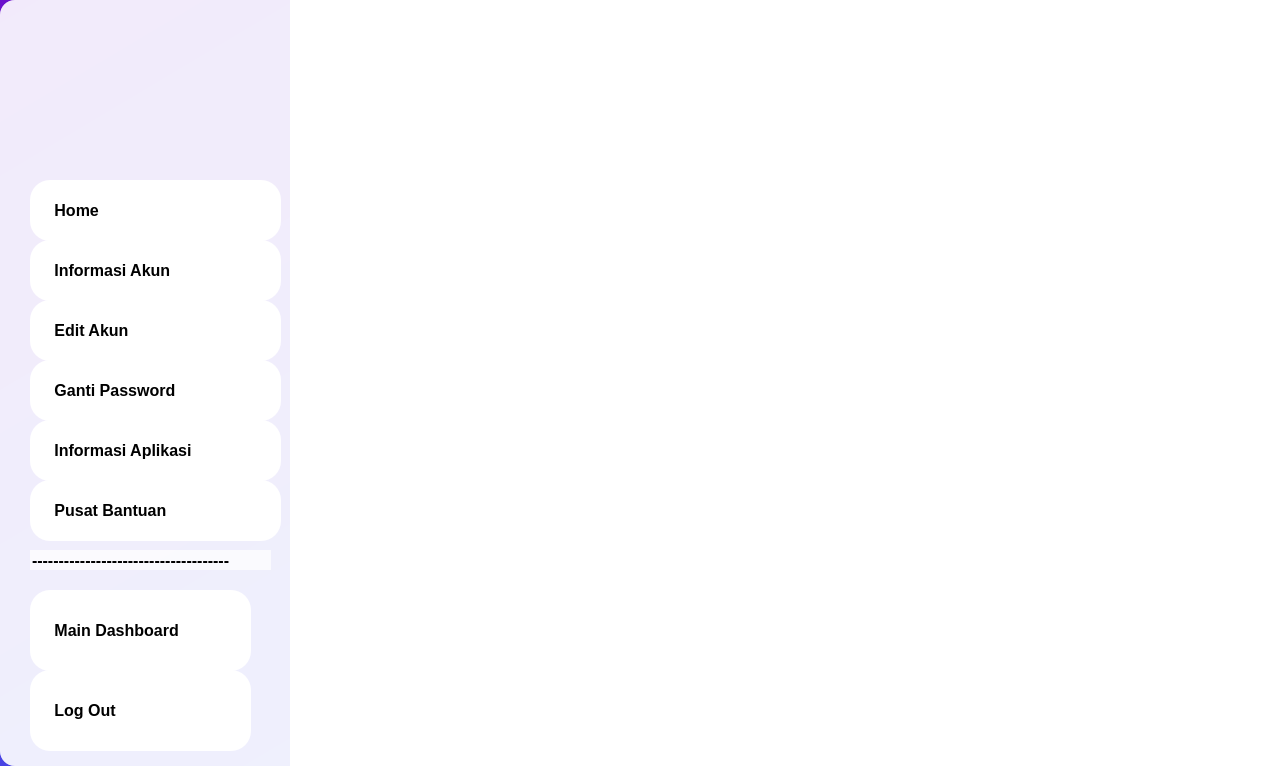
<?xml version="1.0" encoding="UTF-8"?>
<ui version="4.0">
 <class>dashboard_admin_sakapeung</class>
 <widget class="QMainWindow" name="dashboard_admin_sakapeung">
  <property name="geometry">
   <rect>
    <x>0</x>
    <y>0</y>
    <width>1280</width>
    <height>766</height>
   </rect>
  </property>
  <property name="maximumSize">
   <size>
    <width>1280</width>
    <height>766</height>
   </size>
  </property>
  <property name="windowTitle">
   <string>Dashboard SAKAPEUNG</string>
  </property>
  <property name="styleSheet">
   <string notr="true">background: qlineargradient(x1:0, y1:0, x2:1, y2:1, stop:0 #6a11cb, stop:1 #2575fc);
</string>
  </property>
  <widget class="QWidget" name="centralwidget">
   <widget class="QFrame" name="frame_utama">
    <property name="geometry">
     <rect>
      <x>0</x>
      <y>0</y>
      <width>1280</width>
      <height>766</height>
     </rect>
    </property>
    <property name="styleSheet">
     <string notr="true">background-color: rgba(255, 255, 255, 180); /* Transparansi */
border-radius: 15px; /* Membuat sudut melengkung */</string>
    </property>
    <property name="frameShape">
     <enum>QFrame::StyledPanel</enum>
    </property>
    <property name="frameShadow">
     <enum>QFrame::Raised</enum>
    </property>
    <widget class="QStackedWidget" name="stackedWidget">
     <property name="geometry">
      <rect>
       <x>290</x>
       <y>0</y>
       <width>991</width>
       <height>771</height>
      </rect>
     </property>
     <property name="styleSheet">
      <string notr="true">background : white;</string>
     </property>
     <property name="frameShape">
      <enum>QFrame::Box</enum>
     </property>
     <property name="frameShadow">
      <enum>QFrame::Plain</enum>
     </property>
     <property name="currentIndex">
      <number>5</number>
     </property>
     <widget class="QWidget" name="akun">
      <widget class="QTextEdit" name="home_akun">
       <property name="geometry">
        <rect>
         <x>10</x>
         <y>120</y>
         <width>791</width>
         <height>651</height>
        </rect>
       </property>
       <property name="html">
        <string>&lt;!DOCTYPE HTML PUBLIC &quot;-//W3C//DTD HTML 4.0//EN&quot; &quot;http://www.w3.org/TR/REC-html40/strict.dtd&quot;&gt;
&lt;html&gt;&lt;head&gt;&lt;meta name=&quot;qrichtext&quot; content=&quot;1&quot; /&gt;&lt;style type=&quot;text/css&quot;&gt;
p, li { white-space: pre-wrap; }
&lt;/style&gt;&lt;/head&gt;&lt;body style=&quot; font-family:'MS Shell Dlg 2'; font-size:7.8pt; font-weight:400; font-style:normal;&quot;&gt;
&lt;p style=&quot; margin-top:0px; margin-bottom:0px; margin-left:0px; margin-right:0px; -qt-block-indent:0; text-indent:0px;&quot;&gt;Ini adalah dashbiard akun&lt;/p&gt;&lt;/body&gt;&lt;/html&gt;</string>
       </property>
      </widget>
      <widget class="QTextBrowser" name="home_title_akun">
       <property name="geometry">
        <rect>
         <x>0</x>
         <y>0</y>
         <width>811</width>
         <height>111</height>
        </rect>
       </property>
       <property name="styleSheet">
        <string notr="true">background: qlineargradient(x1:0, y1:0, x2:1, y2:1, stop:0 #6a11cb, stop:1 #2575fc);
border-radius: 0px; 

</string>
       </property>
       <property name="html">
        <string>&lt;!DOCTYPE HTML PUBLIC &quot;-//W3C//DTD HTML 4.0//EN&quot; &quot;http://www.w3.org/TR/REC-html40/strict.dtd&quot;&gt;
&lt;html&gt;&lt;head&gt;&lt;meta name=&quot;qrichtext&quot; content=&quot;1&quot; /&gt;&lt;style type=&quot;text/css&quot;&gt;
p, li { white-space: pre-wrap; }
&lt;/style&gt;&lt;/head&gt;&lt;body style=&quot; font-family:'MS Shell Dlg 2'; font-size:7.8pt; font-weight:400; font-style:normal;&quot;&gt;
&lt;p align=&quot;center&quot; style=&quot;-qt-paragraph-type:empty; margin-top:0px; margin-bottom:0px; margin-left:0px; margin-right:0px; -qt-block-indent:0; text-indent:0px;&quot;&gt;&lt;br /&gt;&lt;/p&gt;
&lt;p align=&quot;center&quot; style=&quot; margin-top:0px; margin-bottom:0px; margin-left:0px; margin-right:0px; -qt-block-indent:0; text-indent:0px;&quot;&gt;&lt;span style=&quot; font-size:6pt;&quot;&gt; &lt;/span&gt;&lt;/p&gt;
&lt;p align=&quot;center&quot; style=&quot; margin-top:0px; margin-bottom:0px; margin-left:0px; margin-right:0px; -qt-block-indent:0; text-indent:0px;&quot;&gt;&lt;span style=&quot; font-size:24pt;&quot;&gt;Dashboard Akun&lt;/span&gt;&lt;/p&gt;&lt;/body&gt;&lt;/html&gt;</string>
       </property>
      </widget>
      <widget class="QLabel" name="label_7">
       <property name="geometry">
        <rect>
         <x>-294</x>
         <y>-8</y>
         <width>1291</width>
         <height>781</height>
        </rect>
       </property>
       <property name="text">
        <string/>
       </property>
       <property name="pixmap">
        <pixmap>../../../SAKAPEUNGAPP/ui/dashboard_akun.png</pixmap>
       </property>
       <property name="scaledContents">
        <bool>true</bool>
       </property>
      </widget>
     </widget>
     <widget class="QWidget" name="lihat_informasi_akun">
      <widget class="QTextEdit" name="lihat_informasi_akun_akun">
       <property name="geometry">
        <rect>
         <x>80</x>
         <y>160</y>
         <width>821</width>
         <height>241</height>
        </rect>
       </property>
       <property name="styleSheet">
        <string notr="true">background : transparent;
border-radius: 10px;
    font-family: 'Montserrat';
	font-size: 12pt;
    font-weight: bold;</string>
       </property>
       <property name="html">
        <string>&lt;!DOCTYPE HTML PUBLIC &quot;-//W3C//DTD HTML 4.0//EN&quot; &quot;http://www.w3.org/TR/REC-html40/strict.dtd&quot;&gt;
&lt;html&gt;&lt;head&gt;&lt;meta name=&quot;qrichtext&quot; content=&quot;1&quot; /&gt;&lt;style type=&quot;text/css&quot;&gt;
p, li { white-space: pre-wrap; }
&lt;/style&gt;&lt;/head&gt;&lt;body style=&quot; font-family:'Montserrat'; font-size:12pt; font-weight:600; font-style:normal;&quot;&gt;
&lt;p style=&quot;-qt-paragraph-type:empty; margin-top:0px; margin-bottom:0px; margin-left:0px; margin-right:0px; -qt-block-indent:0; text-indent:0px; font-family:'MS Shell Dlg 2'; font-size:7.8pt; font-weight:400;&quot;&gt;&lt;br /&gt;&lt;/p&gt;&lt;/body&gt;&lt;/html&gt;</string>
       </property>
      </widget>
      <widget class="QLabel" name="label_2">
       <property name="geometry">
        <rect>
         <x>-294</x>
         <y>-8</y>
         <width>1291</width>
         <height>781</height>
        </rect>
       </property>
       <property name="text">
        <string/>
       </property>
       <property name="pixmap">
        <pixmap>../../../SAKAPEUNGAPP/ui/dashboard_akun (2).png</pixmap>
       </property>
       <property name="scaledContents">
        <bool>true</bool>
       </property>
      </widget>
      <zorder>label_2</zorder>
      <zorder>lihat_informasi_akun_akun</zorder>
     </widget>
     <widget class="QWidget" name="edit_informasi_akun">
      <widget class="QLineEdit" name="nama_baru_input">
       <property name="geometry">
        <rect>
         <x>90</x>
         <y>230</y>
         <width>771</width>
         <height>41</height>
        </rect>
       </property>
       <property name="styleSheet">
        <string notr="true">    border: none;
	border-radius: 0px;
    color: white;
    font-family: 'Montserrat';
    font-weight: bold;
    font-size: 16pt; 
    padding: 5px;
    background: transparent;</string>
       </property>
       <property name="text">
        <string/>
       </property>
       <property name="placeholderText">
        <string>masukkan nama baru anda.....</string>
       </property>
      </widget>
      <widget class="QLineEdit" name="alamat_baru_input">
       <property name="geometry">
        <rect>
         <x>90</x>
         <y>360</y>
         <width>771</width>
         <height>51</height>
        </rect>
       </property>
       <property name="styleSheet">
        <string notr="true">    border: none;
	border-radius: 0px;
    color: white;
    font-family: 'Montserrat';
    font-weight: bold;
    font-size: 16pt; 
    padding: 5px;
    background: transparent;</string>
       </property>
       <property name="text">
        <string/>
       </property>
       <property name="placeholderText">
        <string>masukkan alamat baru anda.....</string>
       </property>
      </widget>
      <widget class="QLineEdit" name="no_telepon_baru_input">
       <property name="geometry">
        <rect>
         <x>90</x>
         <y>490</y>
         <width>771</width>
         <height>51</height>
        </rect>
       </property>
       <property name="styleSheet">
        <string notr="true">    border: none;
	border-radius: 0px;
    color: white;
    font-family: 'Montserrat';
    font-weight: bold;
    font-size: 16pt; 
    padding: 5px;
    background: transparent;</string>
       </property>
       <property name="text">
        <string/>
       </property>
       <property name="placeholderText">
        <string>masukkan nomor telepon baru anda</string>
       </property>
      </widget>
      <widget class="QPushButton" name="submit_nama_baru">
       <property name="geometry">
        <rect>
         <x>590</x>
         <y>290</y>
         <width>261</width>
         <height>41</height>
        </rect>
       </property>
       <property name="font">
        <font>
         <family>Montserrat</family>
         <pointsize>14</pointsize>
         <weight>75</weight>
         <bold>true</bold>
        </font>
       </property>
       <property name="styleSheet">
        <string notr="true">QPushButton {
    background-color: rgb(44, 181, 255);
    color: white;
    border-radius: 10px;
	font-family: 'Montserrat';
    font-weight: bold;
    font-size: 14pt; 
    padding: 8px;
}
QPushButton:hover {
    background-color: #0056b3;
}
</string>
       </property>
       <property name="text">
        <string>SUBMIT</string>
       </property>
      </widget>
      <widget class="QPushButton" name="submit_alamat_baru">
       <property name="geometry">
        <rect>
         <x>590</x>
         <y>420</y>
         <width>261</width>
         <height>41</height>
        </rect>
       </property>
       <property name="font">
        <font>
         <family>Montserrat</family>
         <pointsize>14</pointsize>
         <weight>75</weight>
         <bold>true</bold>
        </font>
       </property>
       <property name="styleSheet">
        <string notr="true">QPushButton {
    background-color: rgb(44, 181, 255);
    color: white;
    border-radius: 10px;
	font-family: 'Montserrat';
    font-weight: bold;
    font-size: 14pt; 
    padding: 8px;
}
QPushButton:hover {
    background-color: #0056b3;
}
</string>
       </property>
       <property name="text">
        <string>SUBMIT</string>
       </property>
      </widget>
      <widget class="QPushButton" name="submit_nomor_telepon_baru">
       <property name="geometry">
        <rect>
         <x>590</x>
         <y>550</y>
         <width>261</width>
         <height>41</height>
        </rect>
       </property>
       <property name="font">
        <font>
         <family>Montserrat</family>
         <pointsize>14</pointsize>
         <weight>75</weight>
         <bold>true</bold>
        </font>
       </property>
       <property name="styleSheet">
        <string notr="true">QPushButton {
    background-color: rgb(44, 181, 255);
    color: white;
    border-radius: 10px;
	font-family: 'Montserrat';
    font-weight: bold;
    font-size: 14pt; 
    padding: 8px;
}
QPushButton:hover {
    background-color: #0056b3;
}
</string>
       </property>
       <property name="text">
        <string>SUBMIT</string>
       </property>
      </widget>
      <widget class="QLabel" name="label_3">
       <property name="geometry">
        <rect>
         <x>-304</x>
         <y>0</y>
         <width>1301</width>
         <height>771</height>
        </rect>
       </property>
       <property name="text">
        <string/>
       </property>
       <property name="pixmap">
        <pixmap>../../../SAKAPEUNGAPP/ui/dashboard_akun (3).png</pixmap>
       </property>
       <property name="scaledContents">
        <bool>true</bool>
       </property>
      </widget>
      <zorder>label_3</zorder>
      <zorder>nama_baru_input</zorder>
      <zorder>alamat_baru_input</zorder>
      <zorder>no_telepon_baru_input</zorder>
      <zorder>submit_nama_baru</zorder>
      <zorder>submit_alamat_baru</zorder>
      <zorder>submit_nomor_telepon_baru</zorder>
     </widget>
     <widget class="QWidget" name="ganti_password">
      <widget class="QLineEdit" name="password_lama_input">
       <property name="geometry">
        <rect>
         <x>90</x>
         <y>230</y>
         <width>771</width>
         <height>41</height>
        </rect>
       </property>
       <property name="styleSheet">
        <string notr="true">    border: none;
	border-radius: 0px;
    color: white;
    font-family: 'Montserrat';
    font-weight: bold;
    font-size: 16pt; 
    padding: 5px;
    background: transparent;</string>
       </property>
       <property name="text">
        <string/>
       </property>
       <property name="placeholderText">
        <string>masukkan password anda sekarang.....</string>
       </property>
      </widget>
      <widget class="QPushButton" name="submit_password_baru">
       <property name="geometry">
        <rect>
         <x>530</x>
         <y>510</y>
         <width>331</width>
         <height>41</height>
        </rect>
       </property>
       <property name="font">
        <font>
         <family>Montserrat</family>
         <pointsize>14</pointsize>
         <weight>75</weight>
         <bold>true</bold>
        </font>
       </property>
       <property name="styleSheet">
        <string notr="true">QPushButton {
    background-color: rgb(44, 181, 255);
    color: white;
    border-radius: 10px;
	font-family: 'Montserrat';
    font-weight: bold;
    font-size: 14pt; 
    padding: 8px;
}
QPushButton:hover {
    background-color: #0056b3;
}
</string>
       </property>
       <property name="text">
        <string>Submit Password Baru</string>
       </property>
      </widget>
      <widget class="QLineEdit" name="password_baru_input">
       <property name="geometry">
        <rect>
         <x>90</x>
         <y>320</y>
         <width>771</width>
         <height>41</height>
        </rect>
       </property>
       <property name="styleSheet">
        <string notr="true">    border: none;
	border-radius: 0px;
    color: white;
    font-family: 'Montserrat';
    font-weight: bold;
    font-size: 16pt; 
    padding: 5px;
    background: transparent;</string>
       </property>
       <property name="text">
        <string/>
       </property>
       <property name="placeholderText">
        <string>masukkan password baru anda.....</string>
       </property>
      </widget>
      <widget class="QLineEdit" name="konfirmasi_password_baru_input">
       <property name="geometry">
        <rect>
         <x>90</x>
         <y>410</y>
         <width>771</width>
         <height>41</height>
        </rect>
       </property>
       <property name="styleSheet">
        <string notr="true">    border: none;
	border-radius: 0px;
    color: white;
    font-family: 'Montserrat';
    font-weight: bold;
    font-size: 16pt; 
    padding: 5px;
    background: transparent;</string>
       </property>
       <property name="text">
        <string/>
       </property>
       <property name="placeholderText">
        <string>masukkan ulang password baru anda.....</string>
       </property>
      </widget>
      <widget class="QLabel" name="label_4">
       <property name="geometry">
        <rect>
         <x>-304</x>
         <y>-1</y>
         <width>1301</width>
         <height>771</height>
        </rect>
       </property>
       <property name="text">
        <string/>
       </property>
       <property name="pixmap">
        <pixmap>../../../SAKAPEUNGAPP/ui/dashboard_akun (4).png</pixmap>
       </property>
       <property name="scaledContents">
        <bool>true</bool>
       </property>
      </widget>
      <zorder>label_4</zorder>
      <zorder>password_lama_input</zorder>
      <zorder>submit_password_baru</zorder>
      <zorder>password_baru_input</zorder>
      <zorder>konfirmasi_password_baru_input</zorder>
     </widget>
     <widget class="QWidget" name="informasi_aplikasi">
      <widget class="QTextEdit" name="informasi_aplikasi_akun">
       <property name="geometry">
        <rect>
         <x>40</x>
         <y>140</y>
         <width>901</width>
         <height>601</height>
        </rect>
       </property>
       <property name="styleSheet">
        <string notr="true">border-radius: 50px;
    font-family: 'Montserrat';
	font-size: 12pt;
    font-weight: bold;</string>
       </property>
       <property name="html">
        <string>&lt;!DOCTYPE HTML PUBLIC &quot;-//W3C//DTD HTML 4.0//EN&quot; &quot;http://www.w3.org/TR/REC-html40/strict.dtd&quot;&gt;
&lt;html&gt;&lt;head&gt;&lt;meta name=&quot;qrichtext&quot; content=&quot;1&quot; /&gt;&lt;style type=&quot;text/css&quot;&gt;
p, li { white-space: pre-wrap; }
&lt;/style&gt;&lt;/head&gt;&lt;body style=&quot; font-family:'Montserrat'; font-size:12pt; font-weight:600; font-style:normal;&quot;&gt;
&lt;p style=&quot;-qt-paragraph-type:empty; margin-top:0px; margin-bottom:0px; margin-left:0px; margin-right:0px; -qt-block-indent:0; text-indent:0px; font-family:'MS Shell Dlg 2'; font-size:7.8pt; font-weight:400;&quot;&gt;&lt;br /&gt;&lt;/p&gt;
&lt;p style=&quot;-qt-paragraph-type:empty; margin-top:0px; margin-bottom:0px; margin-left:0px; margin-right:0px; -qt-block-indent:0; text-indent:0px; font-family:'MS Shell Dlg 2'; font-size:7.8pt; font-weight:400;&quot;&gt;&lt;br /&gt;&lt;/p&gt;&lt;/body&gt;&lt;/html&gt;</string>
       </property>
      </widget>
      <widget class="QLabel" name="label_5">
       <property name="geometry">
        <rect>
         <x>-294</x>
         <y>-8</y>
         <width>1291</width>
         <height>781</height>
        </rect>
       </property>
       <property name="text">
        <string/>
       </property>
       <property name="pixmap">
        <pixmap>../../../SAKAPEUNGAPP/ui/informasi_aplikasi.png</pixmap>
       </property>
       <property name="scaledContents">
        <bool>true</bool>
       </property>
      </widget>
      <zorder>label_5</zorder>
      <zorder>informasi_aplikasi_akun</zorder>
     </widget>
     <widget class="QWidget" name="pusat_bantuan">
      <widget class="QTextEdit" name="pusat_bantuan_akun">
       <property name="geometry">
        <rect>
         <x>40</x>
         <y>140</y>
         <width>891</width>
         <height>601</height>
        </rect>
       </property>
       <property name="styleSheet">
        <string notr="true">border-radius: 50px;
    font-family: 'Montserrat';
	font-size: 12pt;
    font-weight: bold;</string>
       </property>
       <property name="html">
        <string>&lt;!DOCTYPE HTML PUBLIC &quot;-//W3C//DTD HTML 4.0//EN&quot; &quot;http://www.w3.org/TR/REC-html40/strict.dtd&quot;&gt;
&lt;html&gt;&lt;head&gt;&lt;meta name=&quot;qrichtext&quot; content=&quot;1&quot; /&gt;&lt;style type=&quot;text/css&quot;&gt;
p, li { white-space: pre-wrap; }
&lt;/style&gt;&lt;/head&gt;&lt;body style=&quot; font-family:'Montserrat'; font-size:12pt; font-weight:600; font-style:normal;&quot;&gt;
&lt;p style=&quot;-qt-paragraph-type:empty; margin-top:0px; margin-bottom:0px; margin-left:0px; margin-right:0px; -qt-block-indent:0; text-indent:0px; font-family:'MS Shell Dlg 2'; font-size:7.8pt; font-weight:400;&quot;&gt;&lt;br /&gt;&lt;/p&gt;&lt;/body&gt;&lt;/html&gt;</string>
       </property>
      </widget>
      <widget class="QLabel" name="label_6">
       <property name="geometry">
        <rect>
         <x>-294</x>
         <y>-8</y>
         <width>1291</width>
         <height>781</height>
        </rect>
       </property>
       <property name="text">
        <string/>
       </property>
       <property name="pixmap">
        <pixmap>../../../SAKAPEUNGAPP/ui/pusat_bantuan.png</pixmap>
       </property>
       <property name="scaledContents">
        <bool>true</bool>
       </property>
      </widget>
      <zorder>label_6</zorder>
      <zorder>pusat_bantuan_akun</zorder>
     </widget>
    </widget>
    <widget class="QPushButton" name="home_button">
     <property name="geometry">
      <rect>
       <x>30</x>
       <y>180</y>
       <width>251</width>
       <height>61</height>
      </rect>
     </property>
     <property name="mouseTracking">
      <bool>true</bool>
     </property>
     <property name="tabletTracking">
      <bool>true</bool>
     </property>
     <property name="styleSheet">
      <string notr="true">QPushButton {
    background-color: white;
    color: black;
    border: none;
    padding: 10px 20px;
    text-align: left;
    border-radius: 20px;
    font-family: 'Montserrat';
	font-size: 12pt;
    font-weight: bold;
}

QPushButton:hover {
    background-color: #1A73E8;
    color: white; /* Warna biru Google */
    border-radius: 30px;
	font-size: 14pt;
}

QPushButton:pressed {
    background-color: #1A73E8;
    color: white; /* Warna biru Google */
    border-radius: 35px;
}

</string>
     </property>
     <property name="text">
      <string> Home</string>
     </property>
     <property name="icon">
      <iconset>
       <normaloff>../../../SAKAPEUNGAPP/ui/home.png</normaloff>../../../SAKAPEUNGAPP/ui/home.png</iconset>
     </property>
     <property name="iconSize">
      <size>
       <width>30</width>
       <height>30</height>
      </size>
     </property>
    </widget>
    <widget class="QPushButton" name="lihat_informasi_akun_button">
     <property name="geometry">
      <rect>
       <x>30</x>
       <y>240</y>
       <width>251</width>
       <height>61</height>
      </rect>
     </property>
     <property name="mouseTracking">
      <bool>true</bool>
     </property>
     <property name="tabletTracking">
      <bool>true</bool>
     </property>
     <property name="styleSheet">
      <string notr="true">QPushButton {
    background-color: white;
    color: black;
    border: none;
    padding: 10px 20px;
    text-align: left;
    border-radius: 20px;
    font-family: 'Montserrat';
	font-size: 12pt;
    font-weight: bold;
}

QPushButton:hover {
    background-color: #1A73E8;
    color: white; /* Warna biru Google */
    border-radius: 30px;
	font-size: 14pt;
}

QPushButton:pressed {
    background-color: #1A73E8;
    color: white; /* Warna biru Google */
    border-radius: 20px;
}

</string>
     </property>
     <property name="text">
      <string> Informasi Akun</string>
     </property>
     <property name="icon">
      <iconset>
       <normaloff>../../../SAKAPEUNGAPP/ui/informationakun.png</normaloff>../../../SAKAPEUNGAPP/ui/informationakun.png</iconset>
     </property>
     <property name="iconSize">
      <size>
       <width>30</width>
       <height>30</height>
      </size>
     </property>
    </widget>
    <widget class="QPushButton" name="edit_informasi_akun_button">
     <property name="geometry">
      <rect>
       <x>30</x>
       <y>300</y>
       <width>251</width>
       <height>61</height>
      </rect>
     </property>
     <property name="mouseTracking">
      <bool>true</bool>
     </property>
     <property name="tabletTracking">
      <bool>true</bool>
     </property>
     <property name="styleSheet">
      <string notr="true">QPushButton {
    background-color: white;
    color: black;
    border: none;
    padding: 10px 20px;
    text-align: left;
    border-radius: 20px;
    font-family: 'Montserrat';
	font-size: 12pt;
    font-weight: bold;
}

QPushButton:hover {
    background-color: #1A73E8;
    color: white; /* Warna biru Google */
    border-radius: 30px;
	font-size: 14pt;
}

QPushButton:pressed {
    background-color: #1A73E8;
    color: white; /* Warna biru Google */
    border-radius: 20px;
}

</string>
     </property>
     <property name="text">
      <string> Edit Akun</string>
     </property>
     <property name="icon">
      <iconset>
       <normaloff>../../../SAKAPEUNGAPP/ui/editakun.png</normaloff>../../../SAKAPEUNGAPP/ui/editakun.png</iconset>
     </property>
     <property name="iconSize">
      <size>
       <width>31</width>
       <height>31</height>
      </size>
     </property>
    </widget>
    <widget class="QPushButton" name="ganti_password_button">
     <property name="geometry">
      <rect>
       <x>30</x>
       <y>360</y>
       <width>251</width>
       <height>61</height>
      </rect>
     </property>
     <property name="mouseTracking">
      <bool>true</bool>
     </property>
     <property name="tabletTracking">
      <bool>true</bool>
     </property>
     <property name="styleSheet">
      <string notr="true">QPushButton {
    background-color: white;
    color: black;
    border: none;
    padding: 10px 20px;
    text-align: left;
    border-radius: 20px;
    font-family: 'Montserrat';
	font-size: 12pt;
    font-weight: bold;
}

QPushButton:hover {
    background-color: #1A73E8;
    color: white; /* Warna biru Google */
    border-radius: 30px;
	font-size: 14pt;
}

QPushButton:pressed {
    background-color: #1A73E8;
    color: white; /* Warna biru Google */
    border-radius: 20px;
}

</string>
     </property>
     <property name="text">
      <string> Ganti Password</string>
     </property>
     <property name="icon">
      <iconset>
       <normaloff>../../../SAKAPEUNGAPP/ui/gantipassword.png</normaloff>../../../SAKAPEUNGAPP/ui/gantipassword.png</iconset>
     </property>
     <property name="iconSize">
      <size>
       <width>32</width>
       <height>32</height>
      </size>
     </property>
    </widget>
    <widget class="QPushButton" name="informasi_aplikasi_button">
     <property name="geometry">
      <rect>
       <x>30</x>
       <y>420</y>
       <width>251</width>
       <height>61</height>
      </rect>
     </property>
     <property name="mouseTracking">
      <bool>true</bool>
     </property>
     <property name="tabletTracking">
      <bool>true</bool>
     </property>
     <property name="styleSheet">
      <string notr="true">QPushButton {
    background-color: white;
    color: black;
    border: none;
    padding: 10px 20px;
    text-align: left;
    border-radius: 20px;
    font-family: 'Montserrat';
	font-size: 12pt;
    font-weight: bold;
}

QPushButton:hover {
    background-color: #1A73E8;
    color: white; /* Warna biru Google */
    border-radius: 30px;
	font-size: 14pt;
}

QPushButton:pressed {
    background-color: #1A73E8;
    color: white; /* Warna biru Google */
    border-radius: 20px;
}

</string>
     </property>
     <property name="text">
      <string> Informasi Aplikasi</string>
     </property>
     <property name="icon">
      <iconset>
       <normaloff>../../../SAKAPEUNGAPP/ui/information.png</normaloff>../../../SAKAPEUNGAPP/ui/information.png</iconset>
     </property>
     <property name="iconSize">
      <size>
       <width>32</width>
       <height>32</height>
      </size>
     </property>
    </widget>
    <widget class="QPushButton" name="pusat_bantuan_button">
     <property name="geometry">
      <rect>
       <x>30</x>
       <y>480</y>
       <width>251</width>
       <height>61</height>
      </rect>
     </property>
     <property name="mouseTracking">
      <bool>true</bool>
     </property>
     <property name="tabletTracking">
      <bool>true</bool>
     </property>
     <property name="styleSheet">
      <string notr="true">QPushButton {
    background-color: white;
    color: black;
    border: none;
    padding: 10px 20px;
    text-align: left;
    border-radius: 20px;
    font-family: 'Montserrat';
	font-size: 12pt;
    font-weight: bold;
}

QPushButton:hover {
    background-color: #1A73E8;
    color: white; /* Warna biru Google */
    border-radius: 30px;
	font-size: 14pt;
}

QPushButton:pressed {
    background-color: #1A73E8;
    color: white; /* Warna biru Google */
    border-radius: 20px;
}

</string>
     </property>
     <property name="text">
      <string> Pusat Bantuan</string>
     </property>
     <property name="icon">
      <iconset>
       <normaloff>../../../SAKAPEUNGAPP/ui/customer-service.png</normaloff>../../../SAKAPEUNGAPP/ui/customer-service.png</iconset>
     </property>
     <property name="iconSize">
      <size>
       <width>32</width>
       <height>32</height>
      </size>
     </property>
    </widget>
    <widget class="QPushButton" name="logout_button">
     <property name="geometry">
      <rect>
       <x>30</x>
       <y>670</y>
       <width>221</width>
       <height>81</height>
      </rect>
     </property>
     <property name="mouseTracking">
      <bool>true</bool>
     </property>
     <property name="tabletTracking">
      <bool>true</bool>
     </property>
     <property name="styleSheet">
      <string notr="true">QPushButton {
    background-color: white;
    color: black;
    border: none;
    padding: 10px 20px;
    text-align: left;
    border-radius: 20px;
    font-family: 'Montserrat';
	font-size: 12pt;
    font-weight: bold;
}

QPushButton:hover {
    background-color: #1A73E8;
    color: white; /* Warna biru Google */
    border-radius: 30px;
	font-size: 14pt;
}

QPushButton:pressed {
    background-color: #1A73E8;
    color: white; /* Warna biru Google */
    border-radius: 30px;
}

</string>
     </property>
     <property name="text">
      <string> Log Out</string>
     </property>
     <property name="icon">
      <iconset>
       <normaloff>../../../SAKAPEUNGAPP/ui/logout.png</normaloff>../../../SAKAPEUNGAPP/ui/logout.png</iconset>
     </property>
     <property name="iconSize">
      <size>
       <width>40</width>
       <height>40</height>
      </size>
     </property>
    </widget>
    <widget class="QPushButton" name="kembali_button">
     <property name="geometry">
      <rect>
       <x>30</x>
       <y>590</y>
       <width>221</width>
       <height>81</height>
      </rect>
     </property>
     <property name="mouseTracking">
      <bool>true</bool>
     </property>
     <property name="tabletTracking">
      <bool>true</bool>
     </property>
     <property name="styleSheet">
      <string notr="true">QPushButton {
    background-color: white;
    color: black;
    border: none;
    padding: 10px 20px;
    text-align: left;
    border-radius: 20px;
    font-family: 'Montserrat';
	font-size: 12pt;
    font-weight: bold;
}

QPushButton:hover {
    background-color: #1A73E8;
    color: white; /* Warna biru Google */
    border-radius: 30px;
	font-size: 14pt;
}

QPushButton:pressed {
    background-color: #1A73E8;
    color: white; /* Warna biru Google */
    border-radius: 30px;
}

</string>
     </property>
     <property name="text">
      <string> Main Dashboard</string>
     </property>
     <property name="icon">
      <iconset>
       <normaloff>../../../SAKAPEUNGAPP/ui/dashboard.png</normaloff>../../../SAKAPEUNGAPP/ui/dashboard.png</iconset>
     </property>
     <property name="iconSize">
      <size>
       <width>32</width>
       <height>32</height>
      </size>
     </property>
    </widget>
    <widget class="QLabel" name="label">
     <property name="geometry">
      <rect>
       <x>0</x>
       <y>0</y>
       <width>1280</width>
       <height>766</height>
      </rect>
     </property>
     <property name="text">
      <string/>
     </property>
     <property name="pixmap">
      <pixmap>../../../SAKAPEUNGAPP/ui/0.png</pixmap>
     </property>
     <property name="scaledContents">
      <bool>true</bool>
     </property>
    </widget>
    <widget class="QLineEdit" name="lineEdit">
     <property name="geometry">
      <rect>
       <x>30</x>
       <y>550</y>
       <width>241</width>
       <height>20</height>
      </rect>
     </property>
     <property name="styleSheet">
      <string notr="true">	font-family: 'Montserrat';
	font-size: 12pt;
    font-weight: bold;</string>
     </property>
     <property name="text">
      <string>-------------------------------------</string>
     </property>
    </widget>
    <zorder>label</zorder>
    <zorder>stackedWidget</zorder>
    <zorder>home_button</zorder>
    <zorder>lihat_informasi_akun_button</zorder>
    <zorder>edit_informasi_akun_button</zorder>
    <zorder>ganti_password_button</zorder>
    <zorder>informasi_aplikasi_button</zorder>
    <zorder>pusat_bantuan_button</zorder>
    <zorder>logout_button</zorder>
    <zorder>kembali_button</zorder>
    <zorder>lineEdit</zorder>
   </widget>
  </widget>
 </widget>
 <resources/>
 <connections/>
</ui>
